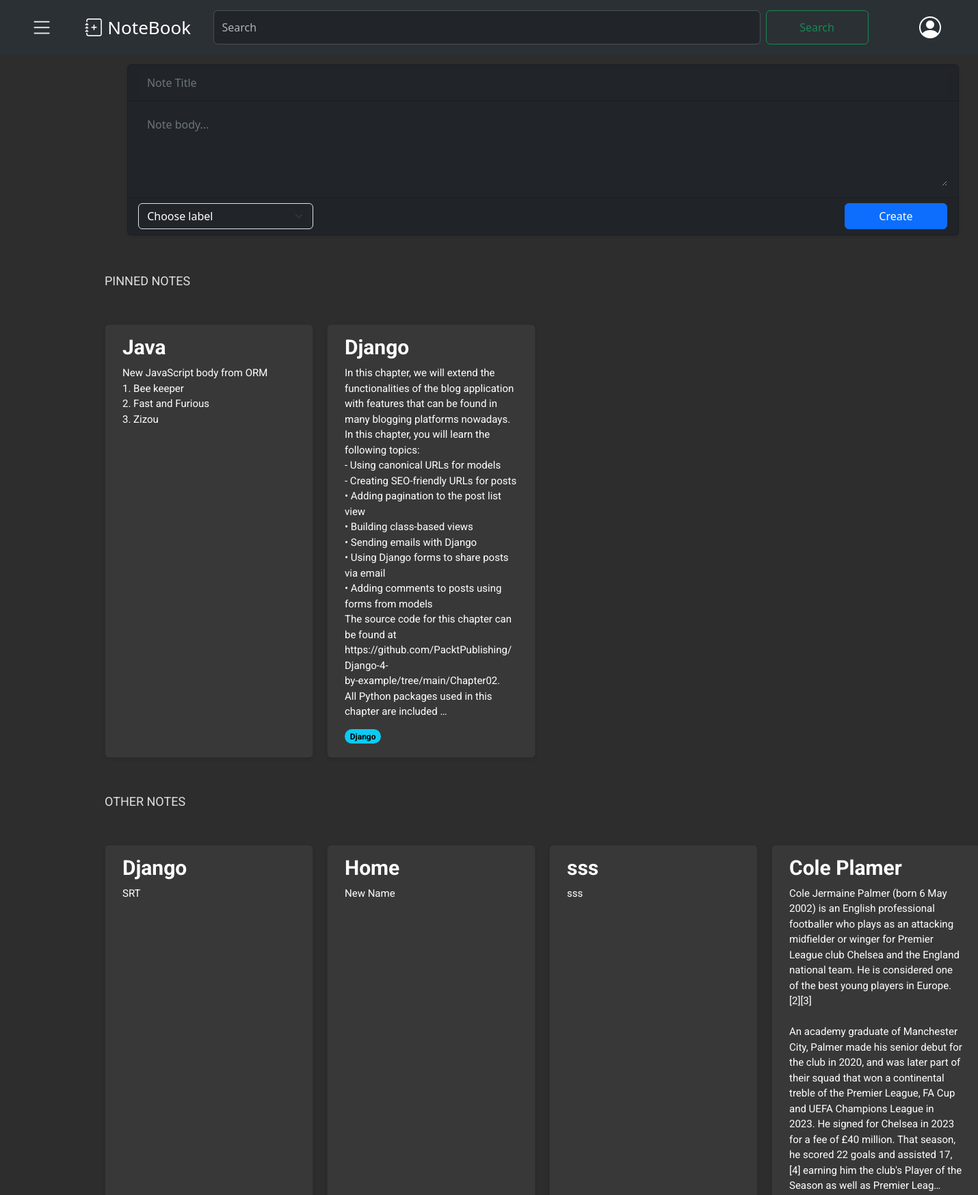
The app's page /notes/ (upper part) with its own data.
### notes/models.py (models this page shows, shortened)
class Note(models.Model):
    title= models.CharField(max_length=100, null=False)
    body= models.TextField()
    label= models.ForeignKey(Label, on_delete=models.SET_NULL, related_name="notes", blank=True, null=True)
    archived= models.BooleanField(default=False)
    pinned= models.BooleanField(default= False)
    created = models.DateTimeField(auto_now_add= True)
    updated= models.DateTimeField(auto_now=True)
    class Meta:
        ordering= ['-updated']
        indexes= [
            models.Index(fields=["-updated"])
        ]
        verbose_name = "Note"
        verbose_name_plural= "Notes"

class Label(models.Model):
    name = models.CharField(max_length=50, unique=True)
    class Meta:
        verbose_name = "Label"
        verbose_name_plural= "Labels"
    def __str__(self):
        return self.name

### notes/views.py (the view)
# urls.py: path('', notes_list, name='note_list'),
def notes_list(request):
    form = NoteForm()
    pinned_notes= Note.objects.filter(pinned=True, archived= False)
    other_notes= Note.objects.filter(pinned=False, archived= False)
    labels= Label.objects.all()
    return render(request,
                  'notes/note/list.html',
                  {'pinned_notes': pinned_notes,
                   'other_notes': other_notes,
                   'labels': labels,
                   'form': form})

### notes/forms.py
class NoteForm(forms.ModelForm):
    class Meta:
        model = Note
        fields = ['title', 'body', 'label']

### notes/context_processors.py (called while the page is built)
def labels_processor(request):
    labels = Label.objects.all()
    context = {
        'labels': labels,
    }
    return context

### notes/templates/notes/note/list.html (shortened to what this page needs)
{% extends "notes/base.html" %}
{% block content %}
{% load static %}
<p class="text-capitalize">PINNED NOTES</p>
<div class="card-container">
    {% for pinned_note in pinned_notes %}
    <div class="card" data-note-id="{{ pinned_note.id }}">
        <a href="#" class="note-link" data-note-id="{{ pinned_note.id }}">
            <h5 class="card-title">{{ pinned_note.title }}</h5>
            <p class="card-text">{{ pinned_note.body|truncatechars:650 }}</p>
        </a>
        <span class="badge rounded-pill text-bg-info">{{ pinned_note.label.name }}</span>
    </div>
    {% endfor %}
</div>
<p class="text-capitalize">OTHER NOTES</p>
<div class="card-container">
    {% for other_note in other_notes %}
    <div class="card" data-note-id="{{ other_note.id }}">
        <a href="#" class="note-link" data-note-id="{{ other_note.id }}">
            <h5 class="card-title">{{ other_note.title }}</h5>
            <p class="card-text">{{ other_note.body|truncatechars:650 }}</p>
        </a>
    </div>
    {% endfor %}
</div>
{% endblock %}

### notes/static/css/notes.css (style rules this page uses)
:root { --bg-color: #2d2d2d; --text-color: #e0e0e0; --secondary-text-color: #b0b0b0; --card-bg-color: #383838; }
html, body { background-color: #2d2d2d !important; color: #e0e0e0 !important; font-family: 'Roboto', sans-serif; }
.card-container { display: grid; grid-template-columns: repeat(auto-fill, minmax(250px, 1fr)); gap: 20px; padding: 10px; font-family: 'Roboto', Arial, sans-serif; width: 1300px; margin-top: 30px; margin-bottom: 30px; background-color: #2d2d2d !important; border-color: #444 !important; text-align: justify; }
.card { border-radius: 8px; padding: 15px 25px; box-shadow: 0 2px 4px rgba(0,0,0,0.1); background-color: #383838 !important; position: relative; padding-bottom: 20px; }
.card-title { font-size: 30px; font-weight: bold; margin-bottom: 15px; color: white !important; text-align: left; padding: 0 ; }
.card-text { font-size: 15px; color: white; text-align: left; padding: 0 0 35px; line-height: 1.5; white-space: pre-wrap; word-wrap: break-word; }
.note-link { text-decoration: none; color: inherit; }
.text-capitalize { font-family: 'Roboto', Arial, sans-serif; font-size: 18px; margin: 0; font-weight: normal; padding: 10px; }
.badge { display: inline-block; position: absolute; bottom: 20px; }

### records on screen
Note: title "Java", body "New JavaScript body from ORM 1. Bee keeper 2. Fast and Furious 3. Zizou"
Note: title "Django", body "In this chapter, we will extend the functionalities of the blog application with features that can be found in many blogging platforms nowadays. In this chapter, you will learn the following topics: - Using canonical URLs for models - Creating SEO-friendly URLs for posts • Adding pagination to the post list view • Building class-based views • Sending emails with Django • Using Django forms to share posts via email • Adding comments to posts using forms from models The source code for this chapter can be found at https://github.com/PacktPublishing/Django-4- by-example/tree/main/Chapter02. All Python packages used in this chapter are included …", label.name "Django"
Note: title "Django", body "SRT"
Note: title "Home", body "New Name"
Note: title "sss", body "sss"
Note: title "Cole Plamer", body "Cole Jermaine Palmer (born 6 May 2002) is an English professional footballer who plays as an attacking midfielder or winger for Premier League club Chelsea and the England national team. He is considered one of the best young players in Europe.[2][3] An academy graduate of Manchester City, Palmer made his senior debut for the club in 2020, and was later part of their squad that won a continental treble of the Premier League, FA Cup and UEFA Champions League in 2023. He signed for Chelsea in 2023 for a fee of £40 million. That season, he scored 22 goals and assisted 17,[4] earning him the club's Player of the Season as well as Premier Leag…"
